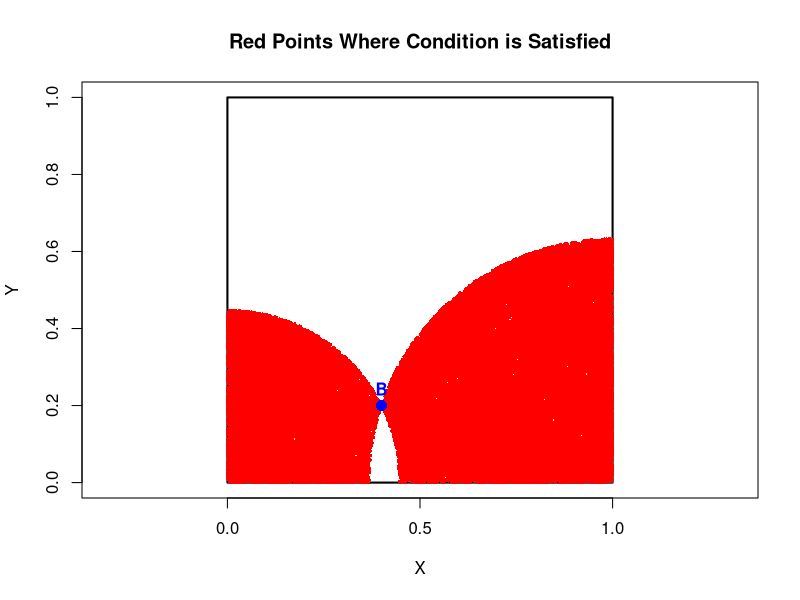

Generate this figure with R:
# Set fixed coordinates for blue point B
xB <- 0.4
yB <- 0.2

# Number of simulations
N <- 1e5  # Adjust as needed

# Initialize vectors to store xR and yR that satisfy the condition
xR_valid <- numeric()
yR_valid <- numeric()

# Set a small tolerance for floating-point comparison
tolerance <- 1e-10

# Compute distances from B to each side
dLeft   <- xB       # Distance to x = 0 (left side)
dRight  <- 1 - xB   # Distance to x = 1 (right side)
dBottom <- yB       # Distance to y = 0 (bottom side)
dTop    <- 1 - yB   # Distance to y = 1 (top side)

# Find the minimum distance(s) to identify the closest side(s)
minDist <- min(dLeft, dRight, dBottom, dTop)

# Identify the sides that are closest to B
closest_sides <- c()
if (abs(dLeft - minDist) < tolerance)   closest_sides <- c(closest_sides, "Left")
if (abs(dRight - minDist) < tolerance)  closest_sides <- c(closest_sides, "Right")
if (abs(dBottom - minDist) < tolerance) closest_sides <- c(closest_sides, "Bottom")
if (abs(dTop - minDist) < tolerance)    closest_sides <- c(closest_sides, "Top")

# Run the simulations
for (i in 1:N) {
  # Generate random coordinates for red point R
  xR <- runif(1)
  yR <- runif(1)
  
  # Compute the perpendicular bisector of BR
  mid_x <- (xB + xR) / 2
  mid_y <- (yB + yR) / 2
  dx <- xR - xB
  dy <- yR - yB
  
  if (abs(dx) < tolerance && abs(dy) < tolerance) {
    # B and R are the same point; skip this iteration
    next
  }
  
  # Slope of BR
  if (abs(dx) < tolerance) {
    slope_BR <- Inf
  } else {
    slope_BR <- dy / dx
  }
  
  # Slope of the perpendicular bisector
  if (abs(slope_BR) < tolerance) {
    slope_perp <- Inf
  } else if (is.infinite(slope_BR)) {
    slope_perp <- 0
  } else {
    slope_perp <- -1 / slope_BR
  }
  
  # Flag to check if condition is satisfied
  found <- FALSE
  
  # Check intersection with the closest sides
  for (side in closest_sides) {
    if (side == "Left") {
      xS <- 0
      if (is.infinite(slope_perp)) {
        # Perpendicular bisector is vertical
        x_intersect <- mid_x
        y_intersect <- NA
      } else {
        yS <- slope_perp * (xS - mid_x) + mid_y
        y_intersect <- yS
      }
      if (!is.na(y_intersect) && y_intersect >= -tolerance && y_intersect <= 1 + tolerance) {
        found <- TRUE
        break
      }
    } else if (side == "Right") {
      xS <- 1
      if (is.infinite(slope_perp)) {
        x_intersect <- mid_x
        y_intersect <- NA
      } else {
        yS <- slope_perp * (xS - mid_x) + mid_y
        y_intersect <- yS
      }
      if (!is.na(y_intersect) && y_intersect >= -tolerance && y_intersect <= 1 + tolerance) {
        found <- TRUE
        break
      }
    } else if (side == "Bottom") {
      yS <- 0
      if (is.infinite(slope_perp)) {
        y_intersect <- mid_y
        x_intersect <- NA
      } else {
        if (slope_perp == 0) {
          # Perpendicular bisector is horizontal
          y_intersect <- mid_y
          x_intersect <- NA
        } else {
          xS <- (yS - mid_y) / slope_perp + mid_x
          x_intersect <- xS
        }
      }
      if (!is.na(x_intersect) && x_intersect >= -tolerance && x_intersect <= 1 + tolerance) {
        found <- TRUE
        break
      }
    } else if (side == "Top") {
      yS <- 1
      if (is.infinite(slope_perp)) {
        y_intersect <- mid_y
        x_intersect <- NA
      } else {
        if (slope_perp == 0) {
          y_intersect <- mid_y
          x_intersect <- NA
        } else {
          xS <- (yS - mid_y) / slope_perp + mid_x
          x_intersect <- xS
        }
      }
      if (!is.na(x_intersect) && x_intersect >= -tolerance && x_intersect <= 1 + tolerance) {
        found <- TRUE
        break
      }
    }
  }
  
  # If condition is satisfied, store xR and yR
  if (found) {
    xR_valid <- c(xR_valid, xR)
    yR_valid <- c(yR_valid, yR)
  }
}

# Plot the points
plot(NA, xlim = c(0, 1), ylim = c(0, 1), xlab = "X", ylab = "Y",
     main = "Red Points Where Condition is Satisfied", asp = 1)
rect(0, 0, 1, 1, border = "black", lwd = 2)  # Draw the square
points(xR_valid, yR_valid, col = "red", pch = 16, cex = 0.5)
points(xB, yB, col = "blue", pch = 16, cex = 1.5)
text(xB, yB, labels = "B", pos = 3, col = "blue", font = 2)
